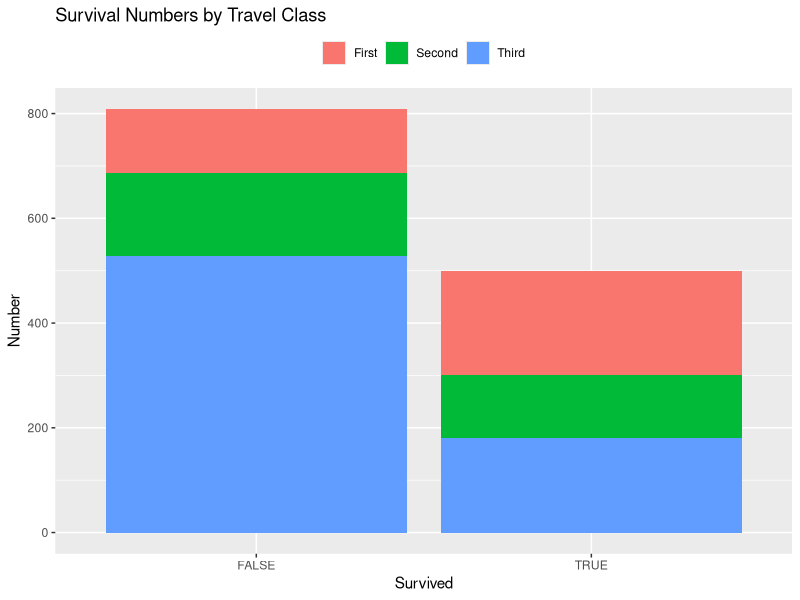
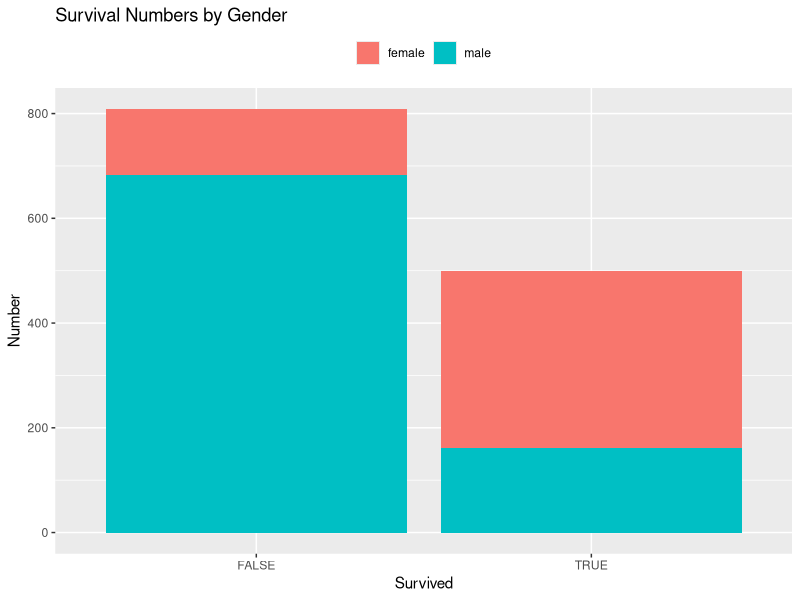
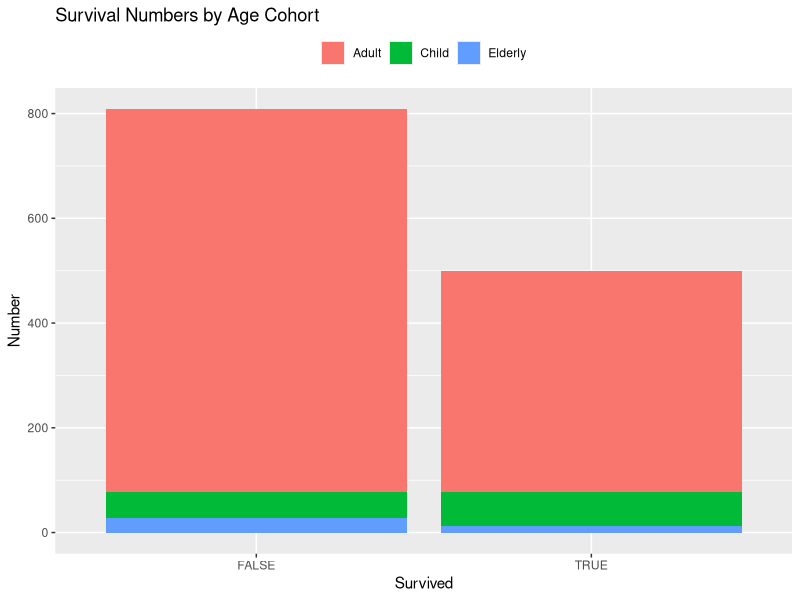
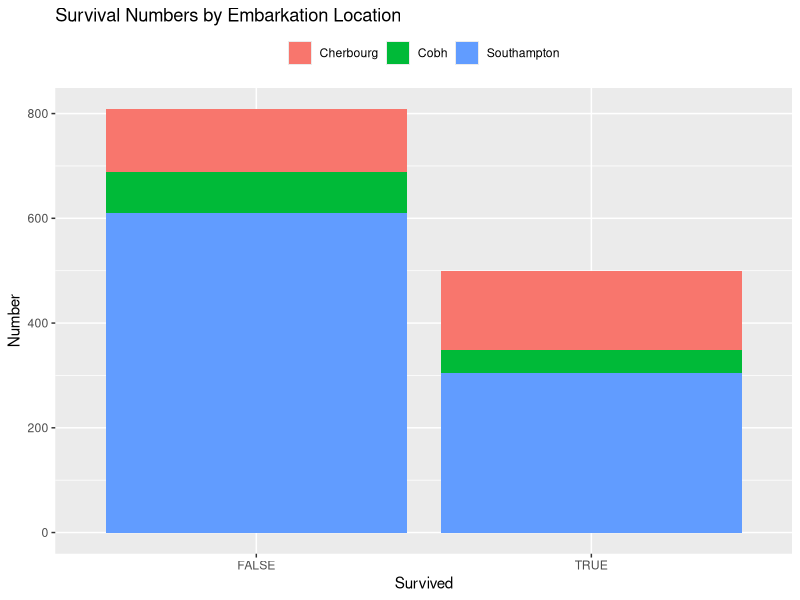
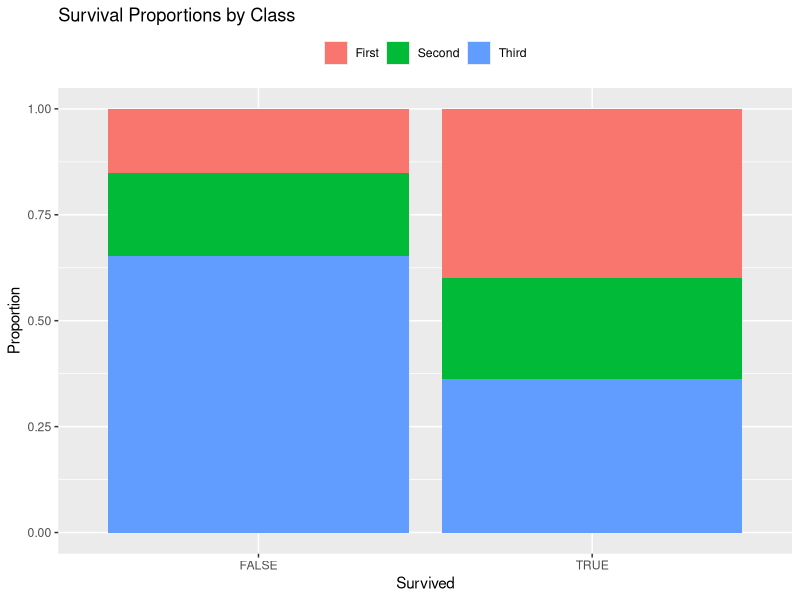
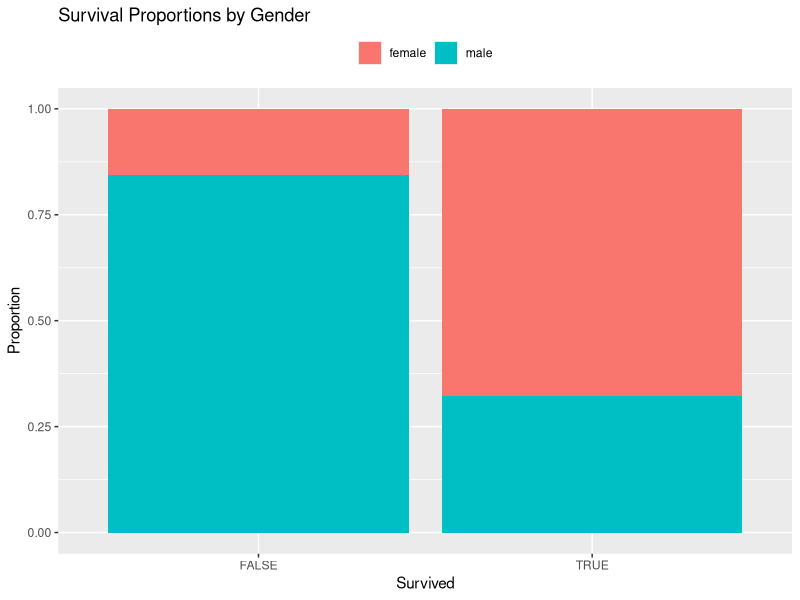
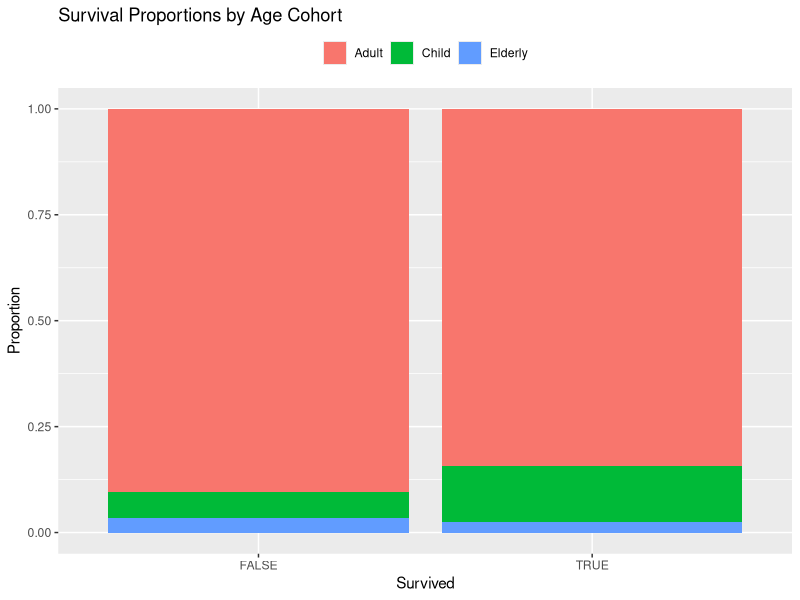
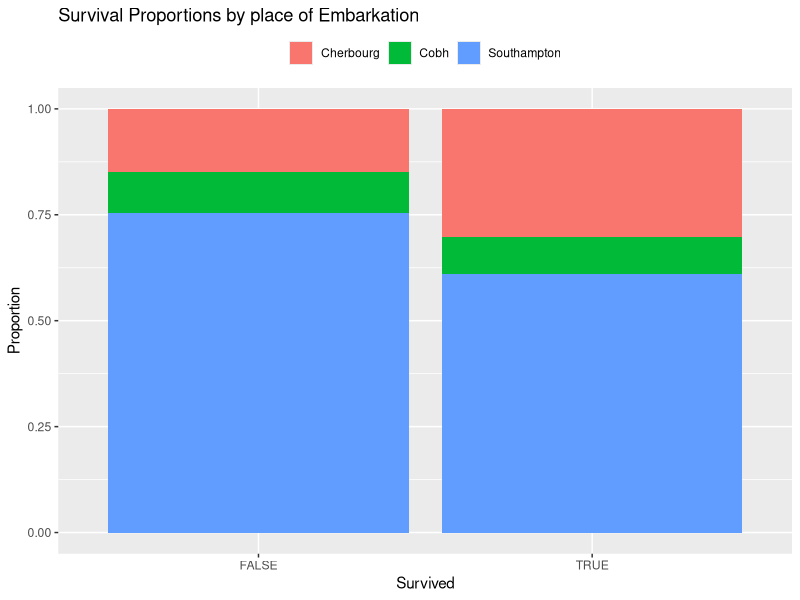

R code for these plots, in order:
library(readxl)
library(ggplot2)


# http://biostat.mc.vanderbilt.edu/wiki/Main/DataSets

orig_list <- data.frame(readxl::read_excel("datasets/Titanic/titanic3_assignment.xls"))
plist     <- orig_list

# Preprocess the data
# (1) Convert survived to logical value
plist$survived                  <- as.logical(plist$survived)

# (2) Change class to string
plist$pclass                    <- ifelse(plist$pclass==1,"First",ifelse(plist$pclass==2,"Second","Third"))

# (3) Simple imputation of age (mean of all ages)
age_na_index                    <- is.na(plist$age)
plist[age_na_index,"age"]       <- mean(plist$age,na.rm=T)

# (4) Simple imputation of fare (mean of all fares)
fare_na_index                   <- is.na(plist$fare)
plist[fare_na_index,"fare"]     <- mean(plist$fare,na.rm=T)

# (5) Simple imputation of place of embarking (randomly generated) with seed of 99
set.seed(99)
emb_na_index                    <- is.na(plist$embarked)
plist[emb_na_index,"embarked"]  <- sample(c("C","S","Q"),sum(emb_na_index),replace = T)

# (6) Create new category (age cohort)
plist$age_cohort                <- ifelse(plist$age<16,"Child",ifelse(plist$age<60,"Adult","Elderly"))


# (7) Put in full town origin (Queenstown (Q) replaced by Cobh)
plist$embarked                  <- ifelse(plist$embarked=="S","Southampton",
                                      ifelse(plist$embarked=="C","Cherbourg",
                                           ifelse(plist$embarked=="Q","Cobh",plist$embarked)))


# Check the outputs
dim(plist)

table(plist$survived)
table(plist$survived,plist$age_cohort)
table(plist$survived,plist$sex)
table(plist$survived,plist$pclass)
table(plist$survived,plist$embarked)



# (1) Plot the counts of survival by different category
ggplot(data=plist)+geom_bar(aes(x=survived,fill=pclass))+theme(legend.position = "top")+xlab("Survived")+ylab("Number")+
  theme(legend.title=element_blank())+ggtitle("Survival Numbers by Travel Class")
ggplot(data=plist)+geom_bar(aes(x=survived,fill=sex))+theme(legend.position = "top")+xlab("Survived")+ylab("Number")+
  theme(legend.title=element_blank())+ggtitle("Survival Numbers by Gender")
ggplot(data=plist)+geom_bar(aes(x=survived,fill=age_cohort))+theme(legend.position = "top")+xlab("Survived")+ylab("Number")+
  theme(legend.title=element_blank())+ggtitle("Survival Numbers by Age Cohort")
ggplot(data=plist)+geom_bar(aes(x=survived,fill=embarked))+theme(legend.position = "top")+xlab("Survived")+ylab("Number")+
  theme(legend.title=element_blank())+ggtitle("Survival Numbers by Embarkation Location")

# (2) Plot the proportions of survival by different category
ggplot(data=plist)+geom_bar(aes(x=survived,fill=pclass),position="fill")+theme(legend.position = "top")+xlab("Survived")+
  ylab("Proportion")+  theme(legend.title=element_blank())+ggtitle("Survival Proportions by Class")
ggplot(data=plist)+geom_bar(aes(x=survived,fill=sex),position="fill")+theme(legend.position = "top")+xlab("Survived")+
  ylab("Proportion")+  theme(legend.title=element_blank())+ggtitle("Survival Proportions by Gender")
ggplot(data=plist)+geom_bar(aes(x=survived,fill=age_cohort),position="fill")+theme(legend.position = "top")+xlab("Survived")+
  ylab("Proportion")+  theme(legend.title=element_blank())+ggtitle("Survival Proportions by Age Cohort")
ggplot(data=plist)+geom_bar(aes(x=survived,fill=embarked),position="fill")+theme(legend.position = "top")+xlab("Survived")+
  ylab("Proportion")+  theme(legend.title=element_blank())+ggtitle("Survival Proportions by place of Embarkation")

# (3) Plot facet wraps
ggplot(data=plist)+geom_bar(aes(x=survived,fill=age_cohort))+facet_wrap(~pclass)+theme(legend.position = "top")+xlab("Survived")+
  ylab("Number")+  theme(legend.title=element_blank())+ggtitle("Survival Numbers by Cohort and Travel Class")
ggplot(data=plist)+geom_bar(aes(x=survived,fill=sex))+facet_wrap(~pclass)+theme(legend.position = "top")+xlab("Survived")+
  ylab("Number")+  theme(legend.title=element_blank())+ggtitle("Survival Numbers by Gender and Travel Class")

# (4) Plot continuous variables
ggplot(data=plist)+geom_point(aes(x=age,y=fare,colour=embarked))+theme(legend.position = "top")+  
  theme(legend.title=element_blank())+xlab("Age")+ylab("Fare")+ggtitle("Age v Fare by Place of Embarkation")

ggplot(data=plist)+geom_point(aes(x=age,y=fare))+geom_smooth(aes(x=age,y=fare),method = "lm")+theme(legend.position = "top")+
  theme(legend.title=element_blank())+xlab("Age")+ylab("Fare")+ggtitle("Age v Fare with Linear Model")

ggplot(data=plist)+geom_point(aes(x=age,y=fare,colour=survived))+theme(legend.position = "top")+
 xlab("Age")+ylab("Fare")+ theme(legend.title=element_blank())+ggtitle("Age v Fare with with Survival Info")

ggplot(data=plist)+geom_point(aes(x=age,y=fare,colour=embarked))+facet_wrap(~pclass)+theme(legend.position = "top")+
  theme(legend.title=element_blank())+xlab("Age")+ylab("Fare")+ggtitle("Age v Fare By Travel Class and Point of Departure")

